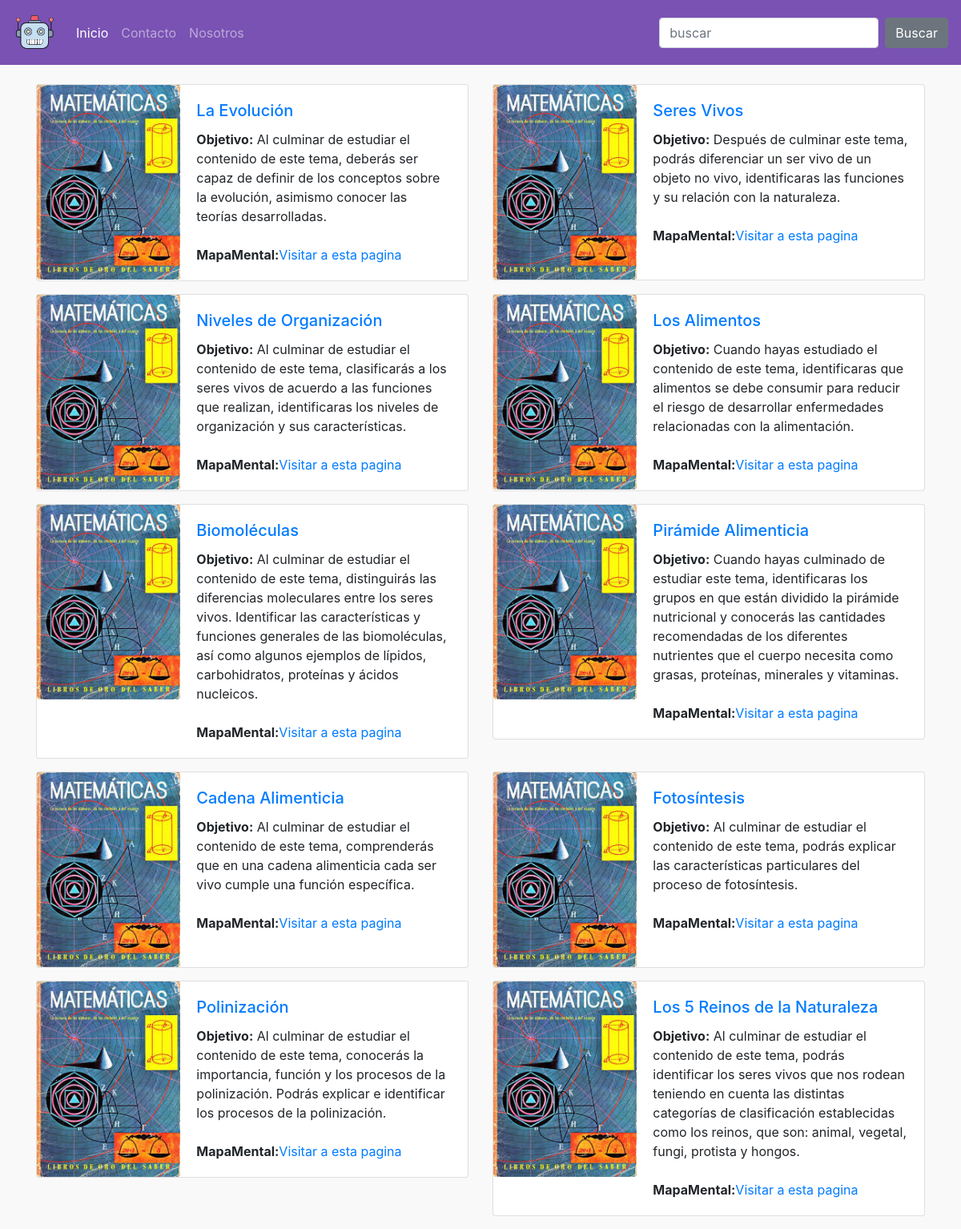
/?url=temas/list/3, run on the app's committed database.
### tables this page shows
CREATE TABLE `tbltemass` (
  `IdTema` int(11) NOT NULL,
  `nombreTema` varchar(255) NOT NULL,
  `objetivoTema` text NOT NULL,
  `mapaMentallTema` text NOT NULL,
  `IdAsignatura` int(11) NOT NULL,
  `imagen` varchar(255) DEFAULT NULL
);

### app/controller/TemasController.php (called while the page is built)
<?php
	class Temas extends Controller{
		public function __construct(){
			$this->tema=$this->model('tema');
		}
		public function list($curso){
			$data=$this->tema->registros($curso);
            $this->view('pages/tema',$data);
        }
	}

### app/library/Core.php (called while the page is built, shortened)
<?php
	class Core{
		protected $controladorActual='Index';
		protected $metodoActual='index';
		public function __construct(){
			$url=$this->getUrl();
			if (file_exists('app/controller/'.ucwords($url[0]).'Controller.php')) {
				$this->controladorActual=ucwords($url[0]);
				unset($url[0]);
			}
			require_once "app/controller/".$this->controladorActual.'Controller.php';
			$this->controladorActual=new $this->controladorActual;
			if (isset($url[1])) {
				if (method_exists($this->controladorActual, $url[1])) {
					$this->metodoActual=$url[1];
					unset($url[1]);
				}
			}
			$this->parametros=$url ? array_values($url) : [];
			call_user_func_array([$this->controladorActual,$this->metodoActual],$this->parametros);
		}
		public function getUrl(){
			if(isset($_GET['url'])){
				$url=rtrim($_GET['url'],'/');
				$url=filter_var($url, FILTER_SANITIZE_URL);
				$url=explode('/', $url);
				return $url;
			}
		}
	}

### index.php (called while the page is built, shortened)
<?php
	$iniciar=new Core;

### app/library/Bd.php (called while the page is built, shortened)
<?php
	class Bd{
		private $host=DB_HOST;
		private $usuario=DB_USUARIO;
		private $password=DB_PASSWORD;
		private $nombre_base=DB_NOMBRE;
		private $dbh;
		private $stmt;
		public function __construct(){
			$dsn='mysql:host='.$this->host.';dbname='.$this->nombre_base;
			$opciones=array(
				PDO::ATTR_PERSISTENT=>true,
				PDO::ATTR_ERRMODE=>PDO::ERRMODE_EXCEPTION
			);
			try{
				$this->dbh=new PDO($dsn,$this->usuario,$this->password,$opciones);
				$this->dbh->exec('set names utf8');
			}catch(PDOException $e){
				$this->error=$e->getMessage();
				echo $this->error;
			}
		}
		public function query($sql){
			$this->stmt=$this->dbh->prepare($sql);
		}
		public function execute(){
			return $this->stmt->execute();
		}
		public function registros(){
			$this->execute();
			return $this->stmt->fetchAll(PDO::FETCH_OBJ);
		}
	}
?>

### app/model/tema.php (called while the page is built, shortened)
<?php
	class tema{
		private $db;
		public function __construct(){
			$this->db=new Bd;
		}
		public function registros($curso){
			$this->db->query("SELECT * FROM tbltemass INNER JOIN tblasignatura ON tbltemass.IdAsignatura=tblasignatura.IdAsignatura WHERE tblasignatura.IdAsignatura='$curso'");
			return $this->db->registros();
		}
	}

### app/view/pages/tema.php (the view, shortened to what this page needs)
<?php require ROUT_APP.'/view/partials/header.php'; ?>
<?php require ROUT_APP.'/view/partials/nav.php';?>
	<br>
    <div class="container">
    	<div class="row">
		<?php
			foreach($data as $item){
                $imagen="public/assets/images/matematica.jpeg";
				?>
					<div class="col-md-6">
						<div class="card mb-3" style="max-width: 540px;">
							<div class="row no-gutters">
								<div class="col-md-4">
									<img src="public/assets/images/matematica.jpeg" class="card-img" alt="...">
								</div>
								<div class="col-md-8">
								<div class="card-body">
									<h5 class="card-title"><a href="#"><?php echo $item->nombreTema; ?></a></h5>
									<p class="card-text">
                                       <b>Objetivo:</b> <?php echo $item->objetivoTema; ?><br><br>
                                        <b>MapaMental:</b><a href="<?php echo $imagen; ?>">Visitar a esta pagina</a>
									</p>
								</div>
								</div>
							</div>
						</div>
					</div>
				<?php
			}
		?>
		</div>
	</div>
<?php require ROUT_APP.'/view/partials/footer.php'; ?>

### public/assets/css/app.css (style rules this page uses)
body { background-color: #f9f9f9; }

### data on the page
tbltemass: nombreTema "La Evolución", objetivoTema "Al culminar de estudiar el contenido de este tema, deberás ser capaz de definir de los conceptos sobre la evolución, asimismo conocer las teorías desarrolladas."
tbltemass: nombreTema "Seres Vivos", objetivoTema "Después de culminar este tema, podrás diferenciar un ser vivo de un objeto no vivo, identificaras las funciones y su relación con la naturaleza."
tbltemass: nombreTema "Niveles de Organización", objetivoTema "Al culminar de estudiar el contenido de este tema, clasificarás a los seres vivos de acuerdo a las funciones que realizan, identificaras los niveles de organización y sus características."
tbltemass: nombreTema "Los Alimentos", objetivoTema "Cuando hayas estudiado el contenido de este tema, identificaras que alimentos se debe consumir para reducir el riesgo de desarrollar enfermedades relacionadas con la alimentación."
tbltemass: nombreTema "Biomoléculas", objetivoTema "Al culminar de estudiar el contenido de este tema, distinguirás las diferencias moleculares entre los seres vivos. Identificar las características y funciones generales de las biomoléculas, así como algunos ejemplos de lípidos, carbohidratos, proteínas y ácidos nucleicos."
tbltemass: nombreTema "Pirámide Alimenticia", objetivoTema "Cuando hayas culminado de estudiar este tema, identificaras los grupos en que están dividido la pirámide nutricional y conocerás las cantidades recomendadas de los diferentes nutrientes que el cuerpo necesita como grasas, proteínas, minerales y vitaminas."
tbltemass: nombreTema "Cadena Alimenticia", objetivoTema "Al culminar de estudiar el contenido de este tema, comprenderás que en una cadena alimenticia cada ser vivo cumple una función específica."
tbltemass: nombreTema "Fotosíntesis", objetivoTema "Al culminar de estudiar el contenido de este tema, podrás explicar las características particulares del proceso de fotosíntesis."
tbltemass: nombreTema "Polinización", objetivoTema "Al culminar de estudiar el contenido de este tema, conocerás la importancia, función y los procesos de la polinización. Podrás explicar e identificar los procesos de la polinización."
tbltemass: nombreTema "Los 5 Reinos de la Naturaleza", objetivoTema "Al culminar de estudiar el contenido de este tema, podrás identificar los seres vivos que nos rodean teniendo en cuenta las distintas categorías de clasificación establecidas como los reinos, que son: animal, vegetal, fungi, protista y hongos."
